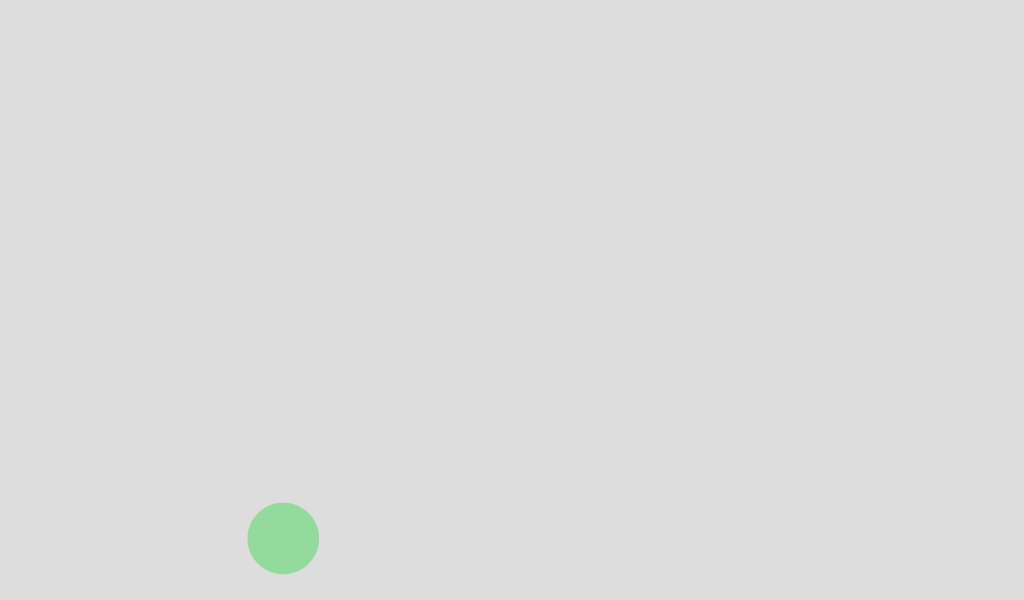
Frame 1 (no input)
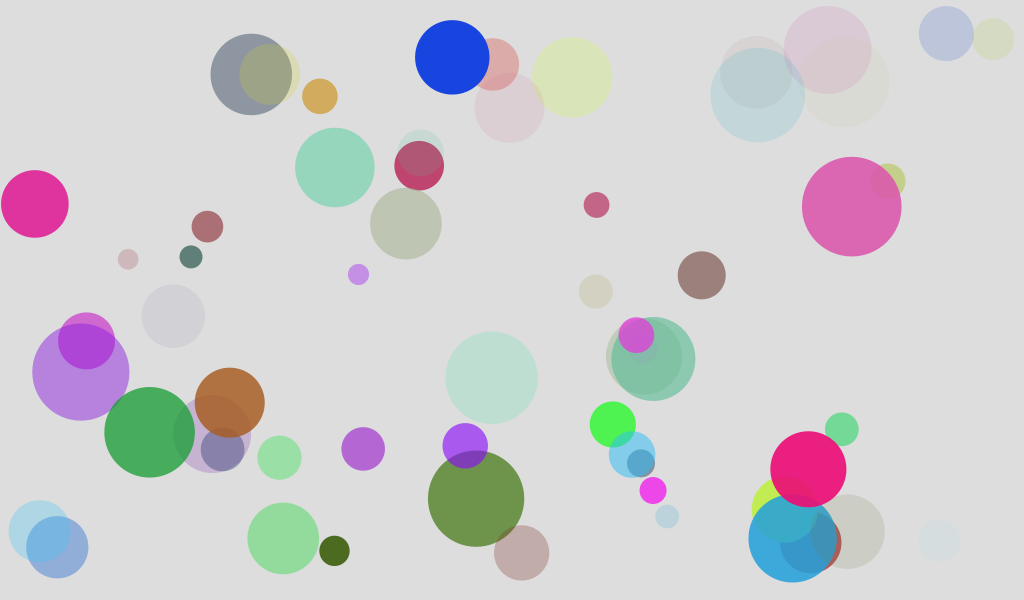
Frame 60 (the mouse pressed at the canvas centre just before this capture)
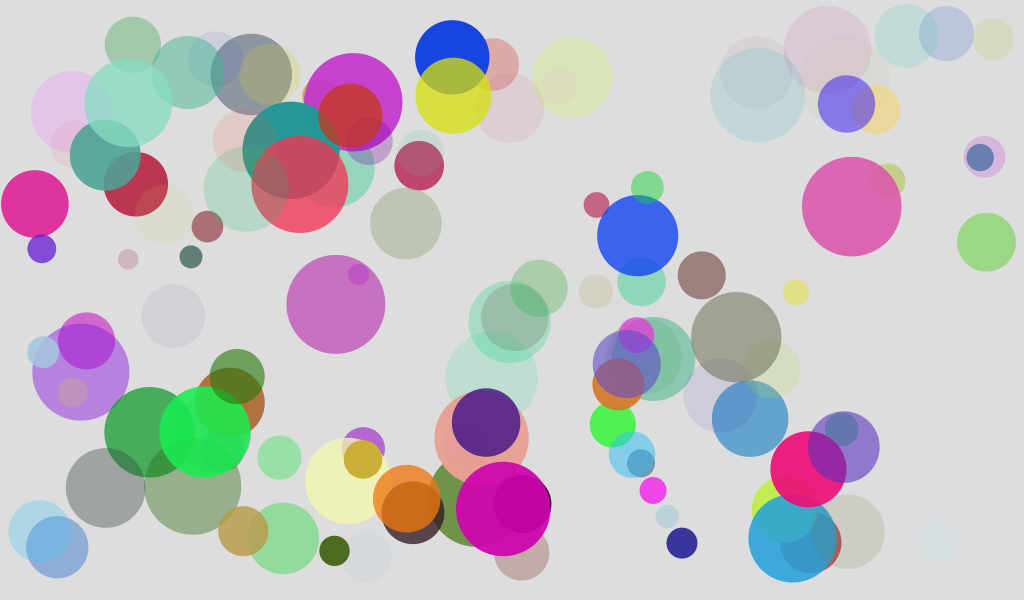
Frame 120 (the mouse held since frame 60 and released just before this capture)

The Processing sketch that drew these frames (run headless with seeded random() and noise(); from frame 60 on, the mouse is pressed at the canvas centre):

// Processing sketch: random_circles_bouncing
// ── random_circles_bouncing.pde
// random circles that bounce off the inside of the window
// december 2014
// https://github.com/flippedpython/processing

float circleMax = 100;
float circleMin = 30;
Circle[] circles;
int population = 200;
int counter = 0;
boolean firstDraw = true;

void setup()
{
  ellipseMode(CORNER);
  size(1024, 600);
  smooth();
  noStroke();
  frameRate(30);
  background(#dddddd);
  // create circle array constructor sets random values for
  // position, size, colour, transparency, and velocity in x, y
  circles = new Circle[population];
}

void draw()
{
  
  noStroke();
  
  // draw the static cicles while firstdraw is true
  if (firstDraw == true)
  {
    circles[counter] = new Circle();
    circles[counter].display();
    
    counter++;
    
    // if population created set firstdraw false
    if (counter >= population)
    {
      firstDraw = false;
    }
  }

  // move the circles after whole population created
  if (firstDraw == false)
  {
    background(#dddddd);
    for (int x = 0 ; x < circles.length; x++)
    {
      circles[x].update();
      circles[x].display();
    }
  }
}

// ── Circle.pde
public class Circle
{
  // properties of circle
  float posX;
  float posY;
  float diameter;
  color colour;
  float alpha;
  // velocity in x, y
  float speedX;
  float speedY;
  
  // create circle with random data
  Circle()
  {
    diameter = 20 + random(80);
    posX = random(width-diameter);
    posY = random(height-diameter);
    colour = color(random(255),random(255),random(255));
    alpha = random(255);
    
    speedX = 0;
    while (speedX >= -2 && speedX <= 2)
    {
      //speedX = 0;  
      speedX = -5 + random(10);
    }
    
    speedY = 0;
    while (speedY >= -2 && speedY <= 2)
    {
      speedY = -5 + random(10);
    }
  }
  
  // create circle with set data
  Circle(float x, float y, float d, color c, float a, float sx, float sy)
  {
    posX = x;
    posY = y;
    diameter = d;
    colour = c;
    alpha = a;
    speedX = sx;
    speedY = sy;
  }
  
  // update position of circle with velocity in x, y direction
  // and check for collision with frame boundaries
  void update()
  {
    // increment speed with velocity vector in x, y
    posX += speedX;
    posY += speedY;
    
    // check collisions with left and right boundaries
    if ((posX + diameter) > width || posX < 0)
    {
      // flip velocity in x direction
      speedX = -speedX;
    }
    // check collisions with top and bottom boundaries
    if ((posY + diameter) > height || posY < 0)
    {
      //flip velocity in y direction
      speedY = -speedY;
    }
  }
  
  // draw circle
  void display()
  {
    fill(colour, alpha);
    ellipse(posX, posY, diameter, diameter);
  }
  
}
